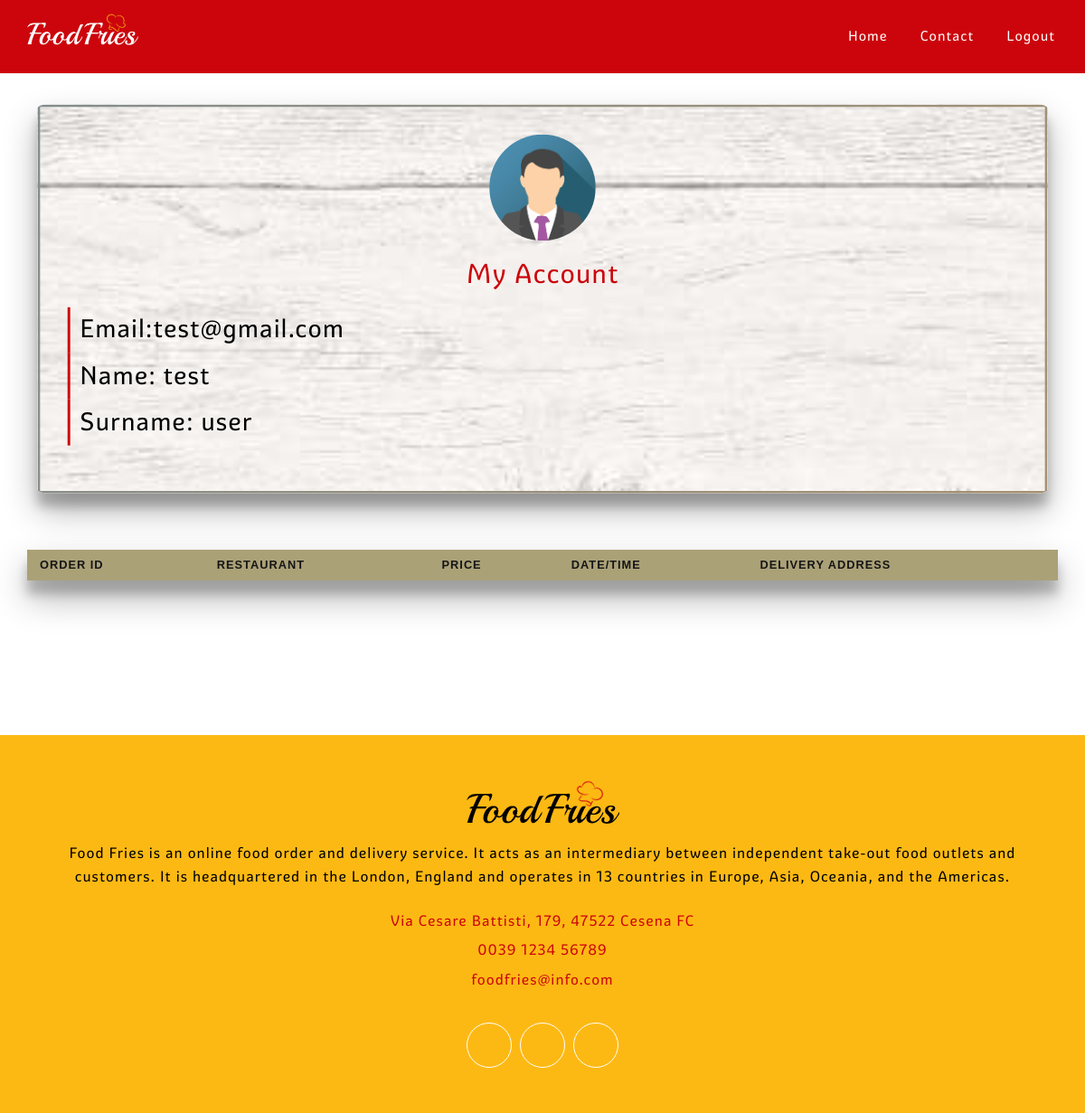
Screenshot of /profilo/profile.php (signed in) with the database file from the repository.
### tables this page shows
CREATE TABLE `cliente` (
  `name` varchar(255) NOT NULL,
  `surname` varchar(255) NOT NULL,
  `email` varchar(255) NOT NULL,
  `password` varchar(30) NOT NULL
);

### profilo/php/uploadProfile.php (called while the page is built, shortened)
<?php
  $servername = "localhost";
  $username = "root";
  $database = "foodfries";
  $password_server = "";
  $conn = new mysqli($servername, $username, $password_server, $database);
  $email = $_SESSION['user_id'];
  $user_query = "SELECT * FROM cliente where email = '$email'";
  $statement = $conn->prepare($user_query);
  $statement->execute();
  $user_result = $statement->get_result();
  $user = $user_result->fetch_object();
?>

### profilo/profile.php (the view, shortened to what this page needs)
<?php include('php/uploadProfile.php');
?>
<!DOCTYPE html>
<html lang="en">
  <head>
    <link href="css/bootstrap.min.css" rel="stylesheet">
    <link rel="stylesheet" href="https://maxcdn.bootstrapcdn.com/bootstrap/3.4.0/css/bootstrap.min.css">
    <link href="css/styleProfile.css" rel="stylesheet">
    <link href="css/responsive.css" rel="stylesheet">
    <link href="fonts/font-awesome/css/font-awesome.min.css" rel="stylesheet" type="text/css" />
    <link href="fonts/website-font/stylesheet.css" rel="stylesheet" type="text/css" />
</head>
<body>
    <header id="home">
        <div class="main-nav">
            <nav class="navbar navbar-default navbar-fixed-top">
                <div class="container">
                    <div class="navbar-header">
                        <a class="navbar-brand" href="../foodfries/foodfries/home.php">
                            <img class="img-responsive" src="images/logo.png" alt="logo">
                        </a>
                    </div>
                    <div class="collapse navbar-collapse">
                        <ul class="nav navbar-nav navbar-right">
                            <li class="scroll"><a href="../foodfries/foodfries/home.php">Home</a></li>
                            <li class="scroll"><a href="#contact">Contact</a></li>
                            <li class="scroll"> <a href="php/logout.php">Logout</a></li>
                        </ul>
                    </div>
                </div>
            </nav>
        </div>
    </header>
    <section class="tv-paddingT100 tv-bgbanner" id="menu">
          <div class="container" id="profilo">
              <div class="col-sm-12 colaccount" id="box" >
                  <img src="images/img_avatar.png" alt="Avatar Image" class="avatar" >
                  <h2>My Account</h2>
                    <br>
                  <h3>Email:<?php echo $user->email ?></h3>
                  <h3>Name: <?php echo $user->name ?></h3>
                  <h3>Surname: <?php echo $user->surname ?></h3>
                    <br>
                </div>
                   <?php
                      include ('php/get_orders.php');
                    ?>
</section>
<footer>
  <div class="tv-footer-content" id="contact">
      <div class="container">
          <div class="row">
              <div class="col-md-12">
                  <div class="tv-footer-about text-center">
                      <img src="images/logo2.png" alt="logo">
                      <p>Food Fries is an online food order and delivery service.
                        It acts as an intermediary between independent take-out food outlets and customers.
                        It is headquartered in the London, England and operates in 13 countries in Europe, Asia, Oceania, and the Americas.
                      </p>
                  </div>
                  <div class="tv-footer-address">
                      <ul>
                          <li><p>Via Cesare Battisti, 179, 47522 Cesena FC</p></li>
                          <li><a href="tel: 0039-1234-5678-9">0039 1234 56789</a></li>
                          <li><a href="mailto:foodfries@info.com">foodfries@info.com</a></li>
                      </ul>
                  </div>
                  <div class="tv-footer-social-icons">
                      <ul>
                          <li>
                              <a href="http://www.facebook.com">
                                  <i class="fa fa-facebook" aria-hidden="true"></i>
                              </a>
                          </li>
                          <li>
                              <a href="http://www.twitter.com">
                                  <i class="fa fa-twitter" aria-hidden="true"></i>
                              </a>
                          </li>
                          <li>
                              <a href="http://www.instagram.com">
                                  <i class="fa fa-instagram" aria-hidden="true"></i>
                              </a>
                          </li>
                      </ul>
                  </div>
              </div>
          </div>
      </div>
  </div>
</footer>
</body>
</html>

### profilo/css/styleProfile.css (style rules this page uses)
html { font-size: 100%; }
html, body { width:100%; padding:0; margin:0; color:#111; }
a, button { text-decoration: none; cursor: pointer; }
a { color: inherit; }
ul { margin: 0; padding: 0; }
ul li { list-style-type: none; }
body { color: #000; font-family: graviolaregular; background-color: #fff; letter-spacing: 1px; }
* { margin: 0; padding: 0; }
h1,h2,h3,h4,h5,h6,p { margin: 0 }
#box { background: white; padding: 3%; margin-top: 1%; margin-bottom: 5%; box-shadow: 1px 1px #a93d3d, 2px 2px #a93d3d, 3px 3px #a93d3d; -webkit-transform: translateX(-3px); transform: translateX(-3px); box-shadow: inset 0 0 0 2px red; border-radius:1%; -webkit-transform: scale(0.98); -ms-transform: scale(0.98); transform: scale(0.98); box-shadow: 0 19px 38px rgba(0,0,0,0.30), 0 15px 12px rgba(0,0,0,0.22); background: url("../images/bckg1.jpg") no-repeat scroll center top / cover ; }
.colaccount { position: relative; }
.colaccount:after { content: ''; position: absolute; top: 0; left: 0; right: 0; bottom: 0; border-radius: 1%; background: linear-gradient(120deg, #828d8d, #b89364, #f66565); background-size: 300% 300%; clip-path: polygon(0% 100%, 3px 100%, 3px 3px, calc(100% - 3px) 3px, calc(100% - 3px) calc(100% - 3px), 3px calc(100% - 3px), 3px 100%, 100% 100%, 100% 0%, 0% 0%); }
.colaccount:after { animation: frame-enter 1s forwards ease-in-out reverse, gradient-animation 4s ease-in-out infinite; }
.colaccount { background-color: : url("../images/bckg1.jpg") no-repeat scroll center top / cover ; }
.colaccount h2 { padding-top: 2%; text-align: center; color: #cc050c; }
.colaccount h3 { padding: 1%; border-left: solid #cc050c; }
@media screen and (min-width: 601px) { .colaccount h3 { font-size: 2em; } }
.avatar { vertical-align: middle; width: 120px; height: 120px; border-radius: 50%; display: block; margin-left: auto; margin-right: auto; }
a { text-decoration: none; -webkit-transition: 300ms; -moz-transition: 300ms; -o-transition: 300ms; transition: 300ms; }
.navbar-default .navbar-nav > li > a { font-family: graviolaregular; }
.tv-block-heading, .tv-chef-details, .tv-about-content p, .nav-tabs, .tv-counter-lists, .tv-chef-content, .tv-online-restu > p, .tv-footer-social-icons { text-align: center; }
.tv-paddingT100 { padding-top:100px; }
.navbar-brand > img { display: block; width: 50%; }
.navbar-default .navbar-nav > li > a { color: #fff; font-size: 15px; padding: 30px 18px; display: inline-block; }
.navbar-default .navbar-nav > li > a::before, .nav-tabs a::before { background-color: #fdb913; content: ""; height: 1px; left: 100%; position: absolute; top: calc(50% - 1px); transition: all 0.3s ease 0s; width: 0; }
.main-nav { left: 0; position: absolute; right: 0; z-index: 3; }
.navbar-default { background-color: #cc050c; border-color: #cc050c; margin-bottom: 0px; }
.tv-footer-content { background: #fdb913; padding: 50px 0; }
.tv-footer-about p { color: #000; font-size: 16px; line-height: 26px; margin: 20px 0; }
.tv-footer-address { text-align: center; color:#cc050c; }
.tv-footer-address p, .tv-footer-address a { font-size: 16px; }
.tv-footer-address li { line-height: 32px; }
.tv-footer-social-icons { margin-top: 30px; }
.tv-footer-social-icons li { display: inline; }
.tv-footer-social-icons a { border: 1px solid #fff; border-radius: 50%; color: #cc050c; display: inline-block; font-size: 16px; height: 50px; line-height: 50px; width: 50px; margin-right: 5px; }
.tv-footer-social-icons li:last-child a { margin-right: 0px; }
body { background: #dce1df; color: #4f585e; font-family: 'Source Sans Pro', sans-serif; text-rendering: optimizeLegibility; }
h1,h2,h3,h4,h6,p { margin: 0 }
.tv-block-heading,.tv-online-restu > p, .tv-footer-social-icons { text-align: center; }
img { vertical-align: middle; border-style: none; }
.fa, .fas { font-family: 'Font Awesome 5 Free'; font-weight: 900; }

### rows the page displays
cliente: email "test@gmail.com", name "test", surname "user"
